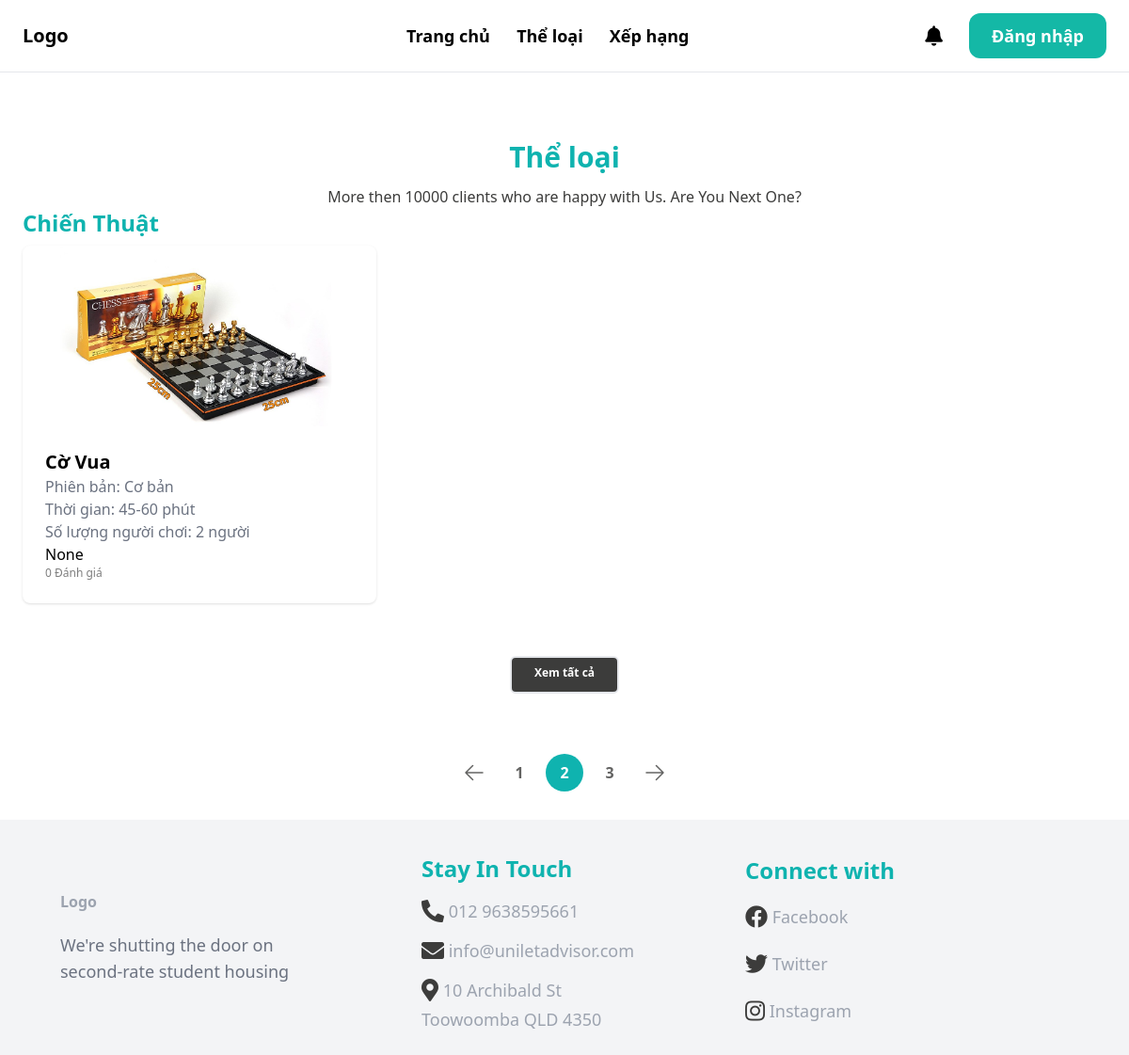
Page /allCategories/ on the earlier database version.
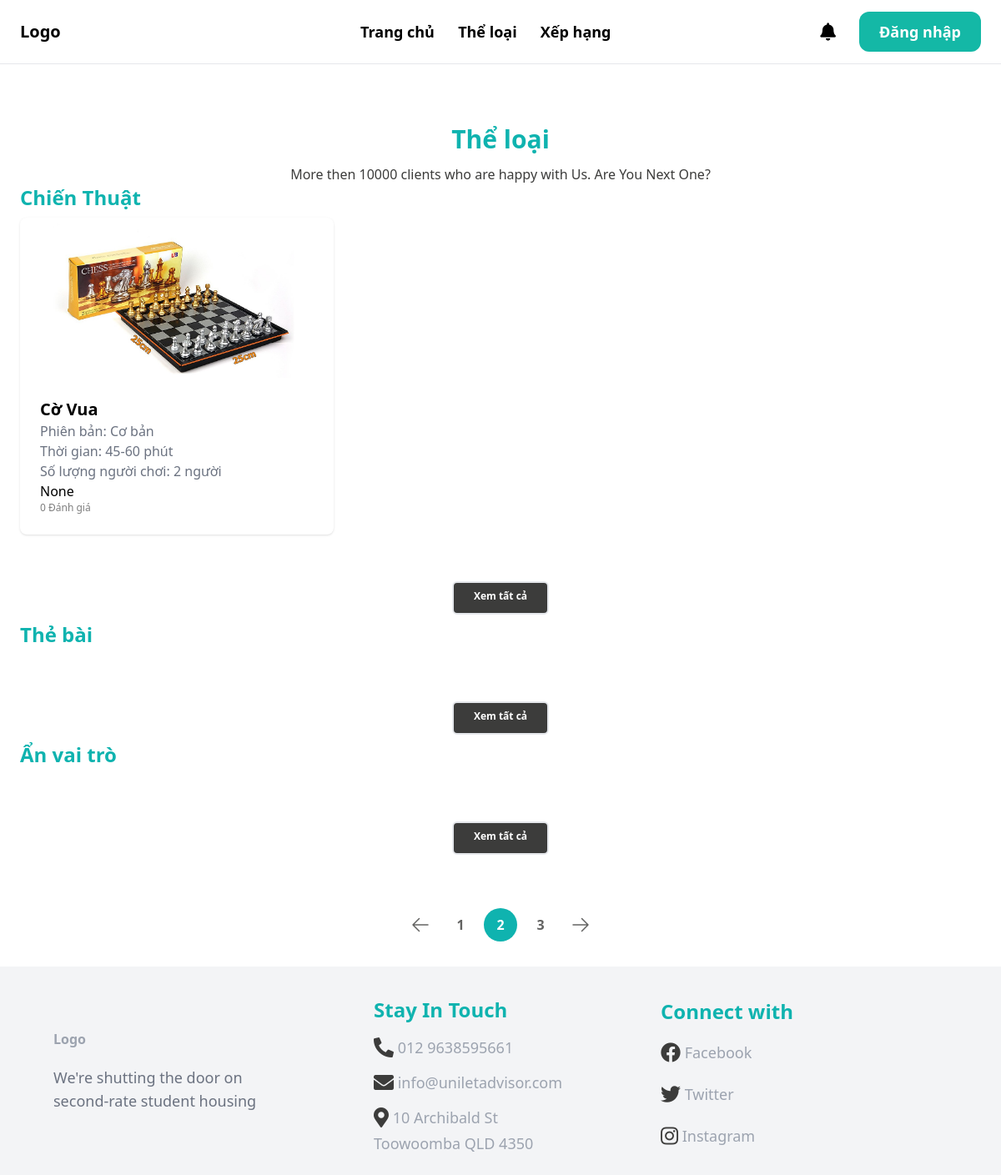
Same page on the later database version.
### boardgame/models.py (models this page shows, shortened)
class Category(models.Model):
    title = models.CharField(max_length=100, default=None)
    cid = ShortUUIDField(unique=True, primary_key=True, prefix="cat", alphabet='1234567890', length=2, max_length=6)
    description = models.TextField(null=True, blank=True)
    class Meta:
        verbose_name_plural = 'Category'

class  Boardgame(models.Model):
    bgid = ShortUUIDField(unique=True, prefix="bg", alphabet='1234567890', length=2, max_length=6)
    user = models.ForeignKey(User, on_delete=models.SET_NULL, null=True)
    date = models.DateTimeField(default=timezone.now)
    category= models.ForeignKey(Category, on_delete=models.SET_NULL, null=True)
    version = models.ForeignKey(Version, on_delete=models.SET_NULL, null=True)
    title = models.CharField(max_length=100)
    image = models.ImageField(upload_to="user_directory_path")
    description = models.TextField(null=True, blank=True, default="This is the boardgame")
    rule = models.TextField(null=True, blank=True, default="This is rule for boardgame")
    age_rating = models.CharField(choices=AGE_RATINGS, max_length=5, default="G")
    people = models.CharField(max_length=100)
    play_time = models.CharField(max_length=50)
    price = models.DecimalField(max_digits=99999999999999, decimal_places=2)
    author = models.ForeignKey(Author, on_delete=models.SET_NULL, null=True, blank=True)
    producer = models.ForeignKey(Producer, on_delete=models.SET_NULL, null=True, blank=True)
    publication_year = models.CharField(max_length=4, default="2000")
    boardgame_status = models.CharField(choices=STATUS_BG, max_length=20, default="out_of_stock")
    in_stock = models.PositiveIntegerField(default=0)
    rental = models.PositiveIntegerField(default=0)
    total = models.PositiveIntegerField(default=0)
    class Meta:
        verbose_name_plural = "Boardgame"
    def get_average_rating(self):
        return self.reviews.aggregate(avg_rating=Avg('rating'))['avg_rating']

class Version(models.Model):
    title = models.CharField(max_length=100, default=None)
    vid = ShortUUIDField(unique=True, primary_key=True, prefix="ver", alphabet='1234567890', length=2, max_length=6)
    description = models.TextField(null=True, blank=True)
    class Meta:
        verbose_name_plural = 'Version'
    def __str__(self):
        return self.title

### core/views.py (the view)
# urls.py: path('allCategories/', views.allCategories, name='allCategories'),
def allCategories(request):
    categories = Category.objects.all()
    return render(request, 'core/allCategories.html',{
        'categories': categories,
    })

### templates/core/allCategories.html (shortened to what the changed rows need)
{% extends 'core/base.html' %}
{% load static %}
{% block content %}
    <div class="grid grid-row-2 gap-2 ">
        {% for categori in categories %}
            <a href="{% url "core:category" categori.cid %}">
                <p class="text-left text-2xl font-bold text-[#0FB3AF]">{{ categori.title }}</p>
            </a>
            <div class="grid grid-cols-3 gap-3 ">
                {% for boardgame in categori.boardgame_set.all|slice:":3" %}
                    <div class="shadow bg-[#ffffff] rounded-lg">
                        <a href="{% url "boardgame:detail" boardgame.bgid %}" class="boardgame-info">
                            <div >
                                <img src="{{ boardgame.image.url }}" class="rounded-t-lg object-contain max-h-48 w-full transition " sizes="100vw">
                            </div>
                            <div class="p-6 rounded-b-xl bg-white-100">
                                <h2 class="text-xl font-bold">{{ boardgame.title }}</h2>
                                <p class="text-gray-500">Phiên bản: {{ boardgame.version }}</p>
                                <p class="text-gray-500">Thời gian: {{ boardgame.play_time }} phút</p>
                                <p class="text-gray-500">Số lượng người chơi: {{ boardgame.people }} người</p>
                                {{boardgame.get_average_rating}}
                                <div class="font-thin text-[#7E7E7E] font-['Open Sans'] text-xs">
                                    {{boardgame.reviews.all.count}} Đánh giá
                                </div>
                            </div>
                        </a>
                    </div>
                {% endfor %}
            </div>
            <div class=" grid  justify-items-center items-center pt-12 ">
                <a  href="{% url "core:category" categori.cid %}"
                    class="rounded-md h-10 border-2 border-primary px-6 py-2 text-xs font-bold bg-[#3C3C3B] text-white text-center hover:bg-[#3C3C3BCC] ">
                    Xem tất cả
                </a>
            </div>
        {% endfor %}
    </div>
{% endblock %}

Differences in the rows shown:
added Category: title "Thẻ bài"
added Category: title "Ẩn vai trò"
